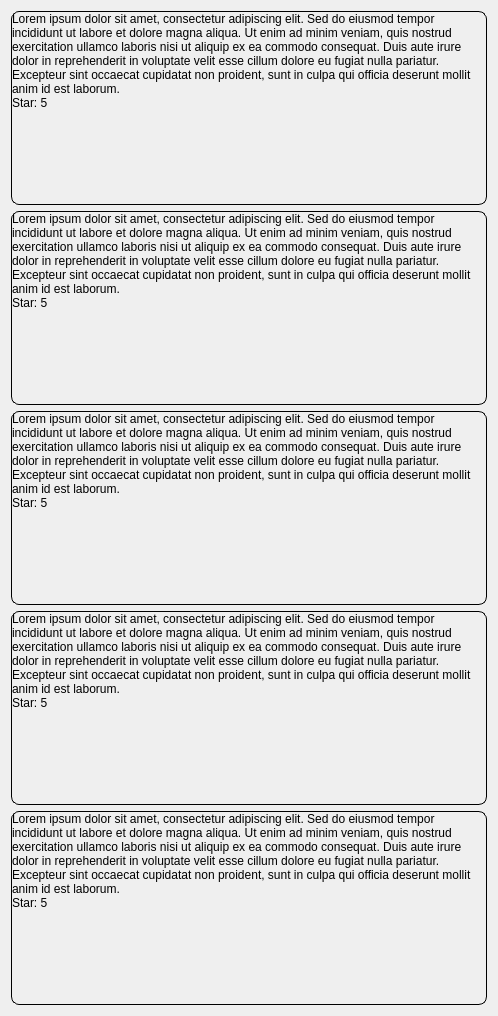
            <widget class="QWidget" name="scrollAreaWidgetContents">
             <property name="geometry">
              <rect>
               <x>0</x>
               <y>0</y>
               <width>498</width>
               <height>1016</height>
              </rect>
             </property>
             <layout class="QVBoxLayout" name="verticalLayout_3">
              <item>
               <widget class="QLabel" name="label_2">
                <property name="minimumSize">
                 <size>
                  <width>420</width>
                  <height>120</height>
                 </size>
                </property>
                <property name="layoutDirection">
                 <enum>Qt::LeftToRight</enum>
                </property>
                <property name="styleSheet">
                 <string notr="true">color: rgb(0, 0, 0);
font: 16pt &quot;Arial&quot;;
border: 1 solid black;
border-radius: 8px</string>
                </property>
                <property name="frameShape">
                 <enum>QFrame::NoFrame</enum>
                </property>
                <property name="frameShadow">
                 <enum>QFrame::Sunken</enum>
                </property>
                <property name="text">
                 <string>Lorem ipsum dolor sit amet, consectetur adipiscing elit. Sed do eiusmod tempor incididunt ut labore et dolore magna aliqua. Ut enim ad minim veniam, quis nostrud exercitation ullamco laboris nisi ut aliquip ex ea commodo consequat. Duis aute irure dolor in reprehenderit in voluptate velit esse cillum dolore eu fugiat nulla pariatur. Excepteur sint occaecat cupidatat non proident, sunt in culpa qui officia deserunt mollit anim id est laborum. 
Star: 5</string>
                </property>
                <property name="textFormat">
                 <enum>Qt::AutoText</enum>
                </property>
                <property name="alignment">
                 <set>Qt::AlignLeading|Qt::AlignLeft|Qt::AlignTop</set>
                </property>
                <property name="wordWrap">
                 <bool>true</bool>
                </property>
                <property name="margin">
                 <number>10</number>
                </property>
                <property name="indent">
                 <number>0</number>
                </property>
               </widget>
              </item>
              <item>
               <widget class="QLabel" name="label_4">
                <property name="minimumSize">
                 <size>
                  <width>420</width>
                  <height>120</height>
                 </size>
                </property>
                <property name="layoutDirection">
                 <enum>Qt::LeftToRight</enum>
                </property>
                <property name="styleSheet">
                 <string notr="true">color: rgb(0, 0, 0);
font: 16pt &quot;Arial&quot;;
border: 1 solid black;
border-radius: 8px</string>
                </property>
                <property name="frameShape">
                 <enum>QFrame::NoFrame</enum>
                </property>
                <property name="frameShadow">
                 <enum>QFrame::Sunken</enum>
                </property>
                <property name="text">
                 <string>Lorem ipsum dolor sit amet, consectetur adipiscing elit. Sed do eiusmod tempor incididunt ut labore et dolore magna aliqua. Ut enim ad minim veniam, quis nostrud exercitation ullamco laboris nisi ut aliquip ex ea commodo consequat. Duis aute irure dolor in reprehenderit in voluptate velit esse cillum dolore eu fugiat nulla pariatur. Excepteur sint occaecat cupidatat non proident, sunt in culpa qui officia deserunt mollit anim id est laborum. 
Star: 5</string>
                </property>
                <property name="textFormat">
                 <enum>Qt::AutoText</enum>
                </property>
                <property name="alignment">
                 <set>Qt::AlignLeading|Qt::AlignLeft|Qt::AlignTop</set>
                </property>
                <property name="wordWrap">
                 <bool>true</bool>
                </property>
                <property name="margin">
                 <number>10</number>
                </property>
                <property name="indent">
                 <number>0</number>
                </property>
               </widget>
              </item>
              <item>
               <widget class="QLabel" name="label_5">
                <property name="minimumSize">
                 <size>
                  <width>420</width>
                  <height>120</height>
                 </size>
                </property>
                <property name="layoutDirection">
                 <enum>Qt::LeftToRight</enum>
                </property>
                <property name="styleSheet">
                 <string notr="true">color: rgb(0, 0, 0);
font: 16pt &quot;Arial&quot;;
border: 1 solid black;
border-radius: 8px</string>
                </property>
                <property name="frameShape">
                 <enum>QFrame::NoFrame</enum>
                </property>
                <property name="frameShadow">
                 <enum>QFrame::Sunken</enum>
                </property>
                <property name="text">
                 <string>Lorem ipsum dolor sit amet, consectetur adipiscing elit. Sed do eiusmod tempor incididunt ut labore et dolore magna aliqua. Ut enim ad minim veniam, quis nostrud exercitation ullamco laboris nisi ut aliquip ex ea commodo consequat. Duis aute irure dolor in reprehenderit in voluptate velit esse cillum dolore eu fugiat nulla pariatur. Excepteur sint occaecat cupidatat non proident, sunt in culpa qui officia deserunt mollit anim id est laborum. 
Star: 5</string>
                </property>
                <property name="textFormat">
                 <enum>Qt::AutoText</enum>
                </property>
                <property name="alignment">
                 <set>Qt::AlignLeading|Qt::AlignLeft|Qt::AlignTop</set>
                </property>
                <property name="wordWrap">
                 <bool>true</bool>
                </property>
                <property name="margin">
                 <number>10</number>
                </property>
                <property name="indent">
                 <number>0</number>
                </property>
               </widget>
              </item>
              <item>
               <widget class="QLabel" name="label_3">
                <property name="minimumSize">
                 <size>
                  <width>420</width>
                  <height>120</height>
                 </size>
                </property>
                <property name="layoutDirection">
                 <enum>Qt::LeftToRight</enum>
                </property>
                <property name="styleSheet">
                 <string notr="true">color: rgb(0, 0, 0);
font: 16pt &quot;Arial&quot;;
border: 1 solid black;
border-radius: 8px</string>
                </property>
                <property name="frameShape">
                 <enum>QFrame::NoFrame</enum>
                </property>
                <property name="frameShadow">
                 <enum>QFrame::Sunken</enum>
                </property>
                <property name="text">
                 <string>Lorem ipsum dolor sit amet, consectetur adipiscing elit. Sed do eiusmod tempor incididunt ut labore et dolore magna aliqua. Ut enim ad minim veniam, quis nostrud exercitation ullamco laboris nisi ut aliquip ex ea commodo consequat. Duis aute irure dolor in reprehenderit in voluptate velit esse cillum dolore eu fugiat nulla pariatur. Excepteur sint occaecat cupidatat non proident, sunt in culpa qui officia deserunt mollit anim id est laborum. 
Star: 5</string>
                </property>
                <property name="textFormat">
                 <enum>Qt::AutoText</enum>
                </property>
                <property name="alignment">
                 <set>Qt::AlignLeading|Qt::AlignLeft|Qt::AlignTop</set>
                </property>
                <property name="wordWrap">
                 <bool>true</bool>
                </property>
                <property name="margin">
                 <number>10</number>
                </property>
                <property name="indent">
                 <number>0</number>
                </property>
               </widget>
              </item>
              <item>
               <widget class="QLabel" name="label_6">
                <property name="minimumSize">
                 <size>
                  <width>420</width>
                  <height>120</height>
                 </size>
                </property>
                <property name="layoutDirection">
                 <enum>Qt::LeftToRight</enum>
                </property>
                <property name="styleSheet">
                 <string notr="true">color: rgb(0, 0, 0);
font: 16pt &quot;Arial&quot;;
border: 1 solid black;
border-radius: 8px</string>
                </property>
                <property name="frameShape">
                 <enum>QFrame::NoFrame</enum>
                </property>
                <property name="frameShadow">
                 <enum>QFrame::Sunken</enum>
                </property>
                <property name="text">
                 <string>Lorem ipsum dolor sit amet, consectetur adipiscing elit. Sed do eiusmod tempor incididunt ut labore et dolore magna aliqua. Ut enim ad minim veniam, quis nostrud exercitation ullamco laboris nisi ut aliquip ex ea commodo consequat. Duis aute irure dolor in reprehenderit in voluptate velit esse cillum dolore eu fugiat nulla pariatur. Excepteur sint occaecat cupidatat non proident, sunt in culpa qui officia deserunt mollit anim id est laborum. 
Star: 5</string>
                </property>
                <property name="textFormat">
                 <enum>Qt::AutoText</enum>
                </property>
                <property name="alignment">
                 <set>Qt::AlignLeading|Qt::AlignLeft|Qt::AlignTop</set>
                </property>
                <property name="wordWrap">
                 <bool>true</bool>
                </property>
                <property name="margin">
                 <number>10</number>
                </property>
                <property name="indent">
                 <number>0</number>
                </property>
               </widget>
              </item>
             </layout>
            </widget>
